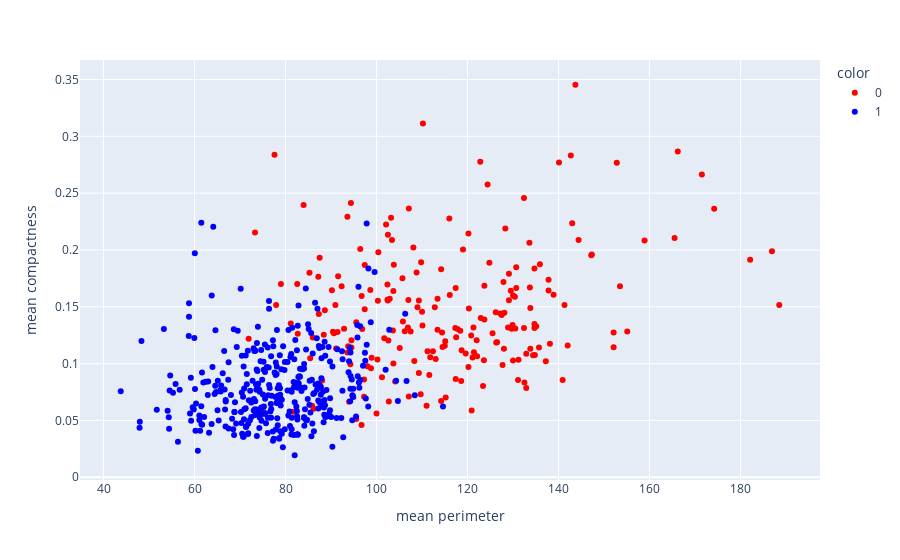

Here is the notebook cell this chart was saved with:
### Code cell
fig = px.scatter(df_data, "mean perimeter", "mean compactness", color=df_data["target"].astype(str),
                 color_discrete_map={"1": "blue", "0": "red"})
fig.show()

### Figure 1 — Plotly figure (JSON) as saved in the notebook; plotly's stock layout.template omitted (floating-point values rounded to 4 significant figures; data arrays with more than 128 entries replaced by an {"elided": "..."} marker saying what was removed)
{"data": [{"hovertemplate": "color=0<br>mean perimeter=%{x}<br>mean compactness=%{y}<extra></extra>", "legendgroup": "0", "marker": {"color": "red", "symbol": "circle"}, "mode": "markers", "name": "0", "orientation": "v", "showlegend": true, "type": "scatter", "x": {"elided": "212 float values"}, "xaxis": "x", "y": {"elided": "212 float values"}, "yaxis": "y"}, {"hovertemplate": "color=1<br>mean perimeter=%{x}<br>mean compactness=%{y}<extra></extra>", "legendgroup": "1", "marker": {"color": "blue", "symbol": "circle"}, "mode": "markers", "name": "1", "orientation": "v", "showlegend": true, "type": "scatter", "x": {"elided": "357 float values"}, "xaxis": "x", "y": {"elided": "357 float values"}, "yaxis": "y"}], "layout": {"legend": {"title": {"text": "color"}, "tracegroupgap": 0}, "margin": {"t": 60}, "xaxis": {"anchor": "y", "domain": [0, 1], "title": {"text": "mean perimeter"}}, "yaxis": {"anchor": "x", "domain": [0, 1], "title": {"text": "mean compactness"}}}}
